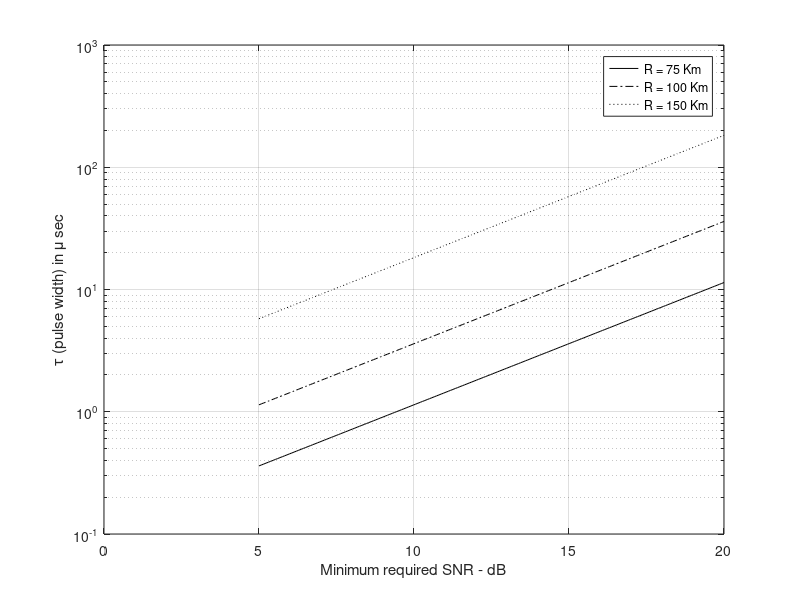

Reproduce this figure in MATLAB.
% Use this program to reproduce Fig. 1.13 of text.
close all
clear all
pt = 1.e+6; % peak power in Watts
freq = 5.6e+9; % radar operating frequency in Hz
g = 40.0; % antenna gain in dB
sigma = 0.1; % radar cross section in m squared
te =300.0; % effective noise temperature in Kelvins
nf = 5.0; %noise figure in dB
loss = 6.0; % radar losses in dB
range = [75e3,100e3,150e3]; % three range values
snr_db = linspace(5,20,200); % SNR values from 5 dB to 20 dB 200 points
snr = 10.^(0.1.*snr_db); % convert snr into base 10
gain = 10^(0.1*g); %convert antenna gain into base 10
loss = 10^(0.1*loss); % convert losses into base 10
F = 10^(0.1*nf); % convert noise figure into base 10
lambda = 3.e8 / freq; % compute wavelength
% Implement Eq.(1.57)
den = pt * gain * gain * sigma * lambda^2;
num1 = (4*pi)^3 * 1.38e-23 * te * F * loss * range(1)^4 .* snr;
num2 = (4*pi)^3 * 1.38e-23 * te * F * loss * range(2)^4 .* snr;
num3 = (4*pi)^3 * 1.38e-23 * te * F * loss * range(3)^4 .* snr;
tau1 = num1 ./ den ;
tau2 = num2 ./ den;
tau3 = num3 ./ den;
% plot tau versus snr
figure(1)
semilogy(snr_db,1e6*tau1,'k',snr_db,1e6*tau2,'k -.',snr_db,1e6*tau3,'k:')
grid
legend('R = 75 Km','R = 100 Km','R = 150 Km')
xlabel ('Minimum required SNR - dB');
ylabel ('\tau (pulse width) in \mu sec');




